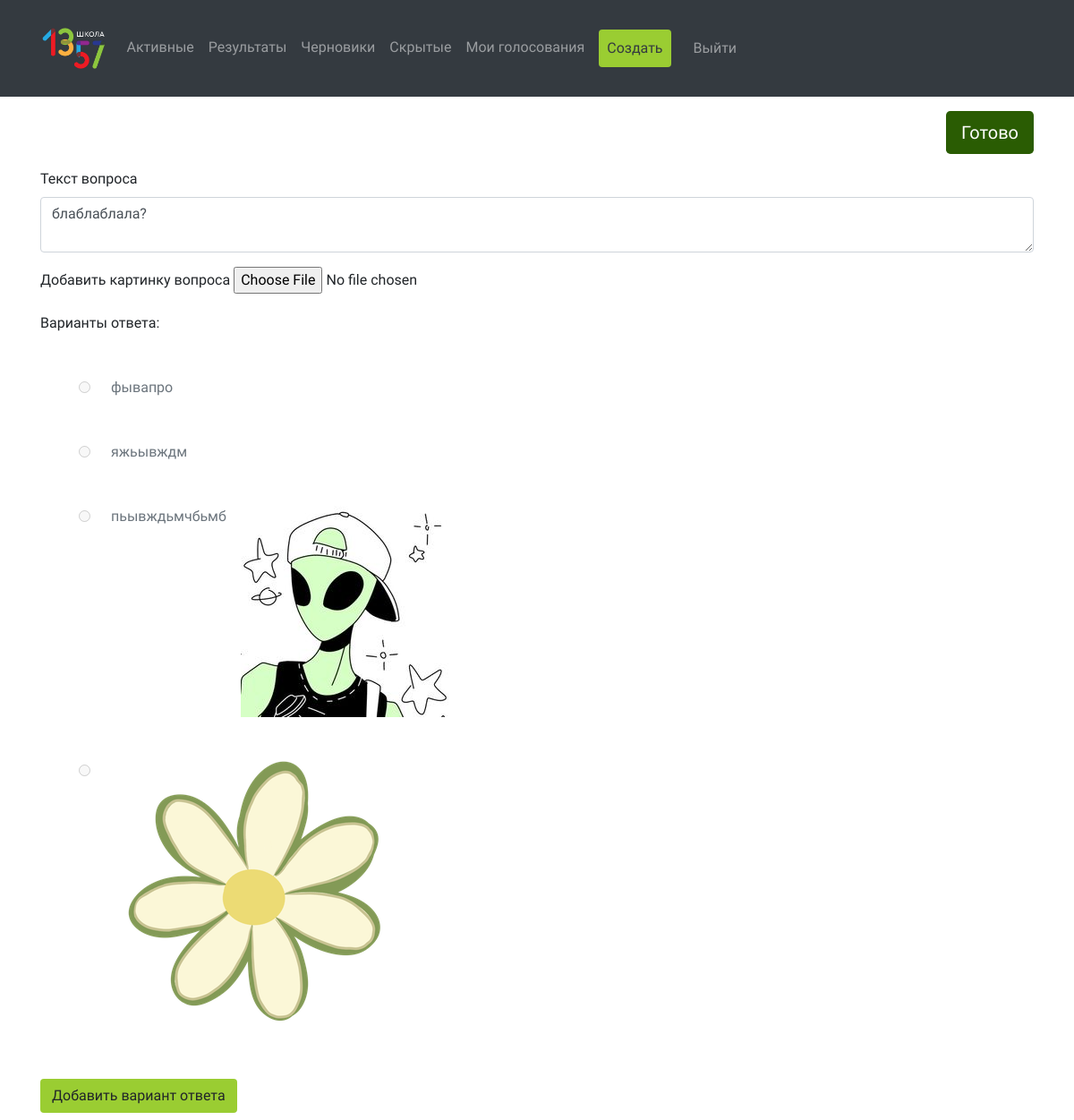
Screenshot of /question_detail/13 (signed in) with the database file from the repository.
### db_data/questions.py (models this page shows)
class Question(SqlAlchemyBase, SerializerMixin):
    __tablename__ = 'questions'
    SHORT = 1
    RADIO = 2
    CHECKBOX = 3
    id = sqlalchemy.Column(sqlalchemy.Integer, primary_key=True, autoincrement=True)
    text = sqlalchemy.Column(sqlalchemy.Text)
    type = sqlalchemy.Column(sqlalchemy.Integer)
    icon = sqlalchemy.Column(sqlalchemy.String)
    answer = sqlalchemy.Column(sqlalchemy.String, nullable=True)
    settings = sqlalchemy.Column(sqlalchemy.JSON, nullable=True)
    vote_id = sqlalchemy.Column(sqlalchemy.Integer, sqlalchemy.ForeignKey('votes.id'))
    vote = orm.relation('Vote')
    answers = orm.relation('Answer', back_populates='question')

### db_data/answers.py (models this page shows)
class Answer(SqlAlchemyBase, SerializerMixin):
    __tablename__ = 'answers'
    id = sqlalchemy.Column(sqlalchemy.Integer, primary_key=True, autoincrement=True)
    text = sqlalchemy.Column(sqlalchemy.String, nullable=True)
    icon = sqlalchemy.Column(sqlalchemy.String, nullable=True)
    voters = orm.relation("User",
                          secondary="users_to_answers",
                          back_populates="answers")
    question_id = sqlalchemy.Column(sqlalchemy.Integer, sqlalchemy.ForeignKey('questions.id'))
    question = orm.relation('Question')

### main.py (the view, shortened to what this page needs)
@app.route('/question_detail/<question_id>', methods=['GET', 'POST'])
def question_detail(question_id):
    db_sess = db_session.create_session()
    question = db_sess.query(Question).get(question_id)
    form = AddQuestionForm(
        text=question.text
    )
    form.submit.label.text = 'Готово'
    return render_template('create_and_detail/question_detail.html',
                           title='Детали вопроса',
                           form=form,
                           question=question)

### forms/add_question_form.py
class AddQuestionForm(FlaskForm):
    text = TextAreaField('Текст вопроса', validators=[DataRequired()])
    img = FileField('Добавить картинку вопроса', validators=[FileAllowed(['jpg', 'png'], 'Только изображения!')])
    submit = SubmitField('Сохранить')
    add_answer = SubmitField('Добавить вариант ответа')

### db_data/db_session.py (called while the page is built)
def create_session() -> Session:
    global __factory
    return __factory()

### db_data/users.py (called while the page is built)
    @property
    def is_admin(self):
        return int(self.role) == self.ADMIN

    @property
    def is_moderator(self):
        return int(self.role) == self.MODERATOR

### main.py (called while the page is built)
@login_manager.user_loader
def load_user(user_id):
    db_sess = db_session.create_session()
    return db_sess.query(User).get(user_id)

### templates/create_and_detail/question_detail.html
{% extends "create_and_detail/create_question_or_answer.html" %}
{% block detail %}
<div>
    {% if not question.answers %}
    <div class="alert alert-success my-1" role="alert">
        Вопросы без добавленных вариантов ответа автоматически становятся вопросами с кратким ответом
    </div>
    {% else %}
    <div class="my-3">Варианты ответа:</div>
        {% include 'create_and_detail/disabled_radio_answers.html' %}
    {% endif %}
</div>
<div>
    {{ form.add_answer(type="submit", class="btn green_btn my-2") }}
</div>
{% endblock %}

### templates/create_and_detail/create_question_or_answer.html (shortened to what this page needs)
{% extends "base.html" %}
{% block content %}
<form action="" method="post" class="mt-3" enctype="multipart/form-data">
    <div class="d-grid gap-2 d-md-flex justify-content-md-end">
        {{ form.submit(type="submit", class="btn dark_green_btn btn-lg") }}
    </div>
    <div class="my-3">
        {{ form.text.label }}
        <div class="row">
            <div class="col-sm">
                {{ form.text(class="form-control") }}
            </div>
        </div>
    </div>
    <p>
        {{ form.img.label }}
        {{ form.img }}
    </p>
    {% block detail %}{% endblock %}
</form>
{% endblock %}

### templates/create_and_detail/disabled_radio_answers.html
<div class="col">
    {% for answer in question.answers %}
    <div class="row my-5 mx-5">
        <input class="form-check-input" type="radio" disabled>
        <label class="form-check-label mx-3">
            {{ answer.text }}
        </label><br>
        {% if answer.icon %}
        <img src="{{ url_for('static', filename='/imgs/' + answer.icon) }}">
        {% endif %}
    </div>
    {% endfor %}
</div>

### static/css/style.css (style rules this page uses)
body { font-family: 'Montserrat Alternates', sans-serif; }
.green_btn { background-color: #9ACD32; }
.dark_green_btn { background-color: #2a5c03; color: white; }

### rows the page displays
Question: text "блаблаблала?"
Answer: text "фывапро"
Answer: text "яжьывждм"
Answer: text "пьывждьмчбьмб", icon (picture)
Answer: icon (picture)
